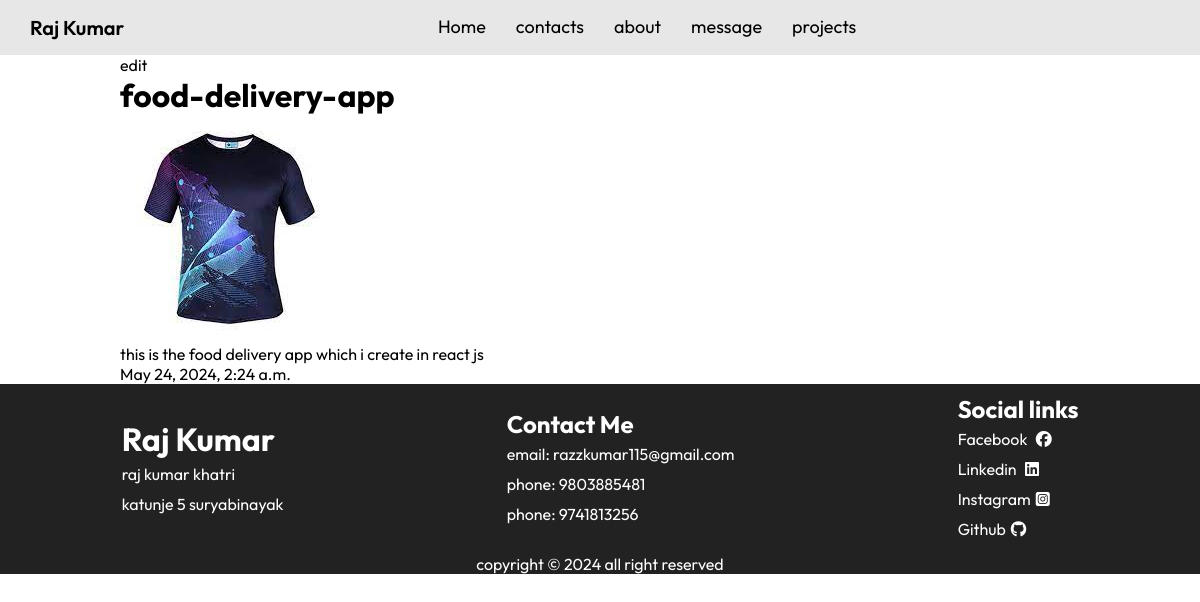
/project/ee10661c-aaa2-4d4d-a43d-56f81b1700ae/, run on the app's committed database.
### base/models.py (models this page shows, shortened)
class Projects(models.Model):
    title = models.CharField(max_length=200)
    body =RichTextUploadingField()
    slug = models.SlugField(null=True, blank=True)
    created =models.DateTimeField(auto_now_add =True)
    id = models.UUIDField(default= uuid.uuid4, unique=True, primary_key=True)
    image = models.ImageField(upload_to = 'projects/')

### base/views.py (the view)
# urls.py: path('project/<str:pk>/', views.project, name="project"),
def project(request, pk):
    product = Projects.objects.get(pk=pk)
    content = {"product":product}
    return render(request, 'base/project.html', content)

### base/templates/base/project.html
{% extends "base/main.html" %}
{% load static %}
{% block content %}
<div class="components">
    <a href="{% url 'editproject' product.id %}"> edit </a>
    <h1> {{product.title}} </h1>
    <img src="{{product.image.url}}" alt="" />
    <p>{{product.body|safe}}  </p>
    <p> {{product.created}}  </p>
</div>
{% endblock %}

### static/css/home.css (style rules this page uses)
* { margin:0; padding: 0; box-sizing: border-box; font-family: "Outfit", sans-serif; }
a { text-decoration: none; color:black; }
.components { width: 80%; margin: 0 auto; }

### data on the page
Projects: title "food-delivery-app", image (picture), body "this is the food delivery app which i create in react js", created "May 24, 2024, 2:24 a.m."
